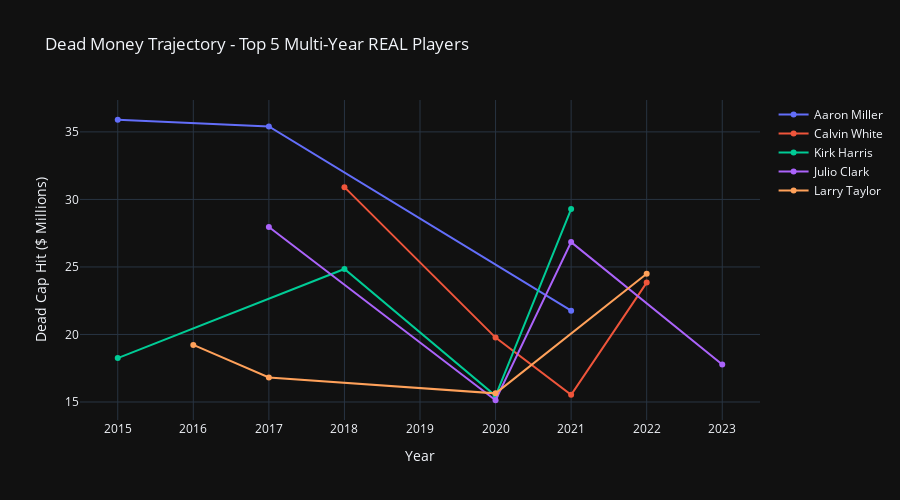

Notebook code cell kept with this figure:
### Code cell
# Player trajectories with clean data
multi_year_clean = df_clean[df_clean['player_name'].isin(
    df_clean.groupby('player_name').size()[df_clean.groupby('player_name').size() >= 2].index
)].copy()

if len(multi_year_clean) > 0:
    top_recurring_clean = (multi_year_clean.groupby('player_name')['dead_cap_hit'].sum()
                          .sort_values(ascending=False).head(5).index.tolist())
    
    fig_traj_clean = go.Figure()
    
    for player in top_recurring_clean:
        player_data = multi_year_clean[multi_year_clean['player_name'] == player].sort_values('year')
        fig_traj_clean.add_trace(go.Scatter(
            x=player_data['year'],
            y=player_data['dead_cap_hit'],
            mode='lines+markers',
            name=player,
            hovertemplate='<b>%{fullData.name}</b><br>%{x}<br>$%{y:.2f}M<extra></extra>'
        ))
    
    fig_traj_clean.update_layout(
        title='Dead Money Trajectory - Top 5 Multi-Year REAL Players',
        xaxis_title='Year',
        yaxis_title='Dead Cap Hit ($ Millions)',
        template='plotly_dark',
        height=500,
        hovermode='x unified'
    )
    
    fig_traj_clean.write_html('outputs/player_trajectory_clean.html')
    print("✅ Saved: outputs/player_trajectory_clean.html")
    fig_traj_clean.show()
    
    print("\nReal players tracked:")
    for p in top_recurring_clean:
        years = sorted(multi_year_clean[multi_year_clean['player_name'] == p]['year'].unique())
        total = multi_year_clean[multi_year_clean['player_name'] == p]['dead_cap_hit'].sum()
        print(f"  {p}: {years} (Total: ${total:.2f}M)")
else:
    print("⚠️ No multi-year players found in clean dataset")

### Figure 1 — Plotly figure (JSON) as saved in the notebook; plotly's stock layout.template omitted (floating-point values rounded to 4 significant figures)
{"data": [{"hovertemplate": "<b>%{fullData.name}</b><br>%{x}<br>$%{y:.2f}M<extra></extra>", "mode": "lines+markers", "name": "Aaron Miller", "type": "scatter", "x": [2015, 2017, 2021], "y": [35.9, 35.4, 21.76]}, {"hovertemplate": "<b>%{fullData.name}</b><br>%{x}<br>$%{y:.2f}M<extra></extra>", "mode": "lines+markers", "name": "Calvin White", "type": "scatter", "x": [2018, 2020, 2021, 2022], "y": [30.91, 19.77, 15.53, 23.84]}, {"hovertemplate": "<b>%{fullData.name}</b><br>%{x}<br>$%{y:.2f}M<extra></extra>", "mode": "lines+markers", "name": "Kirk Harris", "type": "scatter", "x": [2015, 2018, 2020, 2021], "y": [18.25, 24.85, 15.46, 29.29]}, {"hovertemplate": "<b>%{fullData.name}</b><br>%{x}<br>$%{y:.2f}M<extra></extra>", "mode": "lines+markers", "name": "Julio Clark", "type": "scatter", "x": [2017, 2020, 2021, 2023], "y": [27.96, 15.13, 26.84, 17.78]}, {"hovertemplate": "<b>%{fullData.name}</b><br>%{x}<br>$%{y:.2f}M<extra></extra>", "mode": "lines+markers", "name": "Larry Taylor", "type": "scatter", "x": [2016, 2017, 2020, 2022], "y": [19.23, 16.82, 15.64, 24.49]}], "layout": {"height": 500, "hovermode": "x unified", "title": {"text": "Dead Money Trajectory - Top 5 Multi-Year REAL Players"}, "xaxis": {"title": {"text": "Year"}}, "yaxis": {"title": {"text": "Dead Cap Hit ($ Millions)"}}}}
